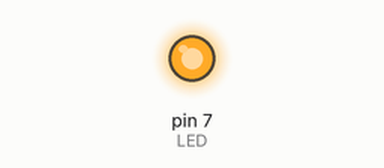
Simulated run of this sketch. Board: Arduino Uno, built with avr-gcc and run on an emulated ATmega328P. On the bench: output pins drawn as LEDs (lit = HIGH).

Above: at 2.8 s.
Timing chart, 0 to 7.2 s (numbered marks = the images above):
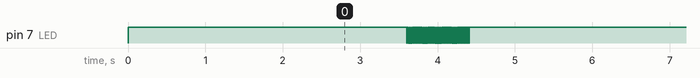

The sketch:

06_Challenge_1.ino
```cpp
#define LED 7

bool plus = true;
int d = 0;
int p, delay_t;

void setup() {
  pinMode(LED, OUTPUT);
  digitalWrite(LED, HIGH);
  delay(2000); // 촬영용
//  set_period(100);
//  set_period(1000);
  set_period(10000);
}

void loop() {
  set_duty(d);
  plus ? d++ : d--;
  if(d==0) plus=!plus;
  if(d==100) plus=!plus;
  delayMicroseconds(delay_t);
}

void set_period(int period) { //periodL 100 to 10000 (unit: us)
  p=period;
  p == 10000 ? delay_t = 10000 : delay_t = 5000;
}

void set_duty(int duty) { //duty: 0 to 100 (unit: %)
  digitalWrite(LED, LOW);
  delayMicroseconds(duty*(p/100));
  digitalWrite(LED, HIGH);
  delayMicroseconds(p-duty*(p/100));
}
```

Measured:
- by itself, pin 7 (LED): repeats every 4.0 s: LOW 0.01 s, HIGH 3.2 s, 40 × (LOW 0.01 s, HIGH 0.01 s)
